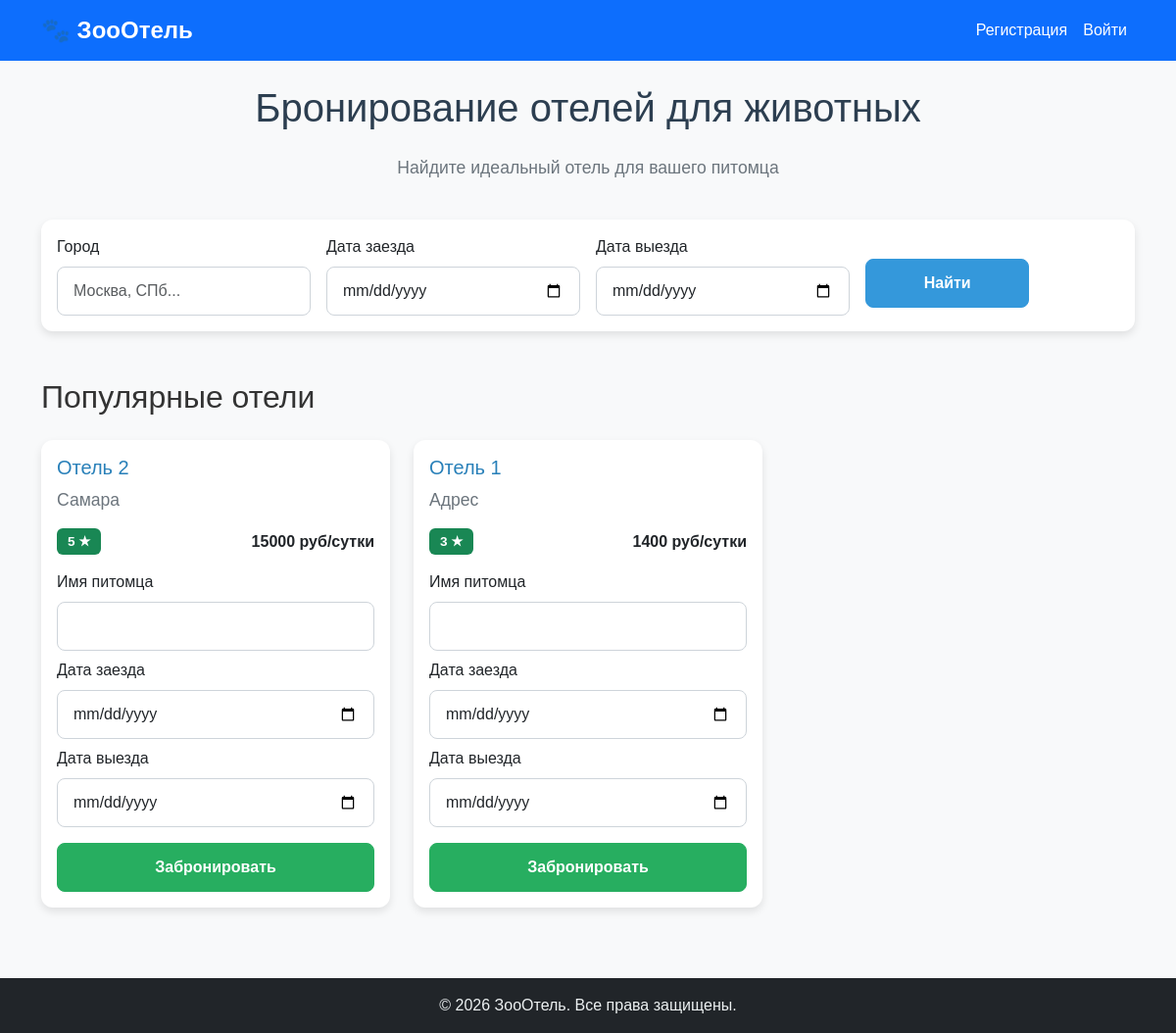
Before: / with the older database file.
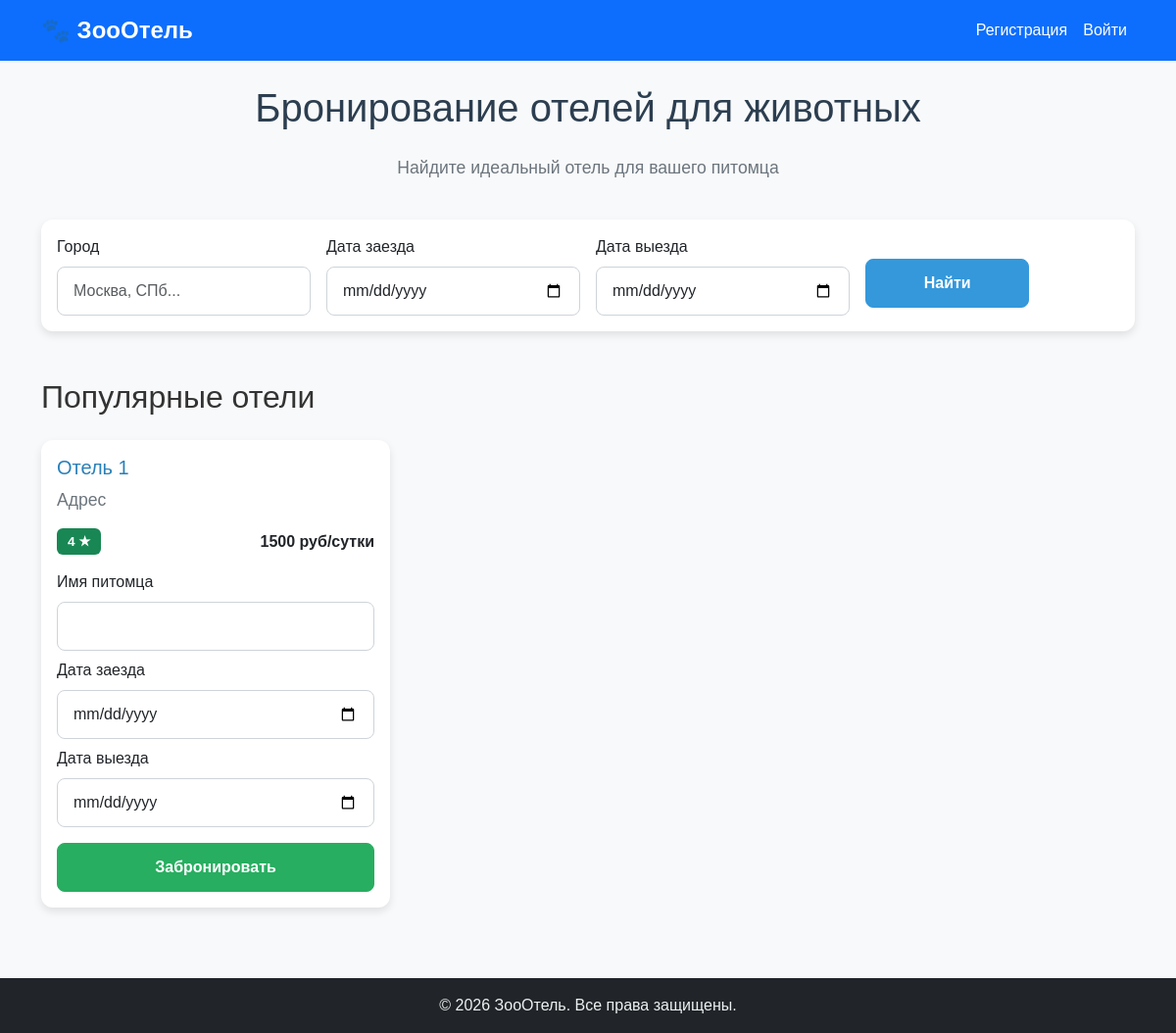
After: the same page with the newer database file.
### data/hotels.py (models this page shows, shortened)
class Hotel(SqlAlchemyBase, UserMixin, SerializerMixin):
    __tablename__ = 'hotels'
    id = sqlalchemy.Column(sqlalchemy.Integer,
                           primary_key=True, autoincrement=True)
    title = sqlalchemy.Column(sqlalchemy.String, nullable=False)
    description = sqlalchemy.Column(sqlalchemy.String, nullable=True)
    city = sqlalchemy.Column(sqlalchemy.String, nullable=False)
    location = sqlalchemy.Column(sqlalchemy.String, nullable=False)
    stars = sqlalchemy.Column(sqlalchemy.Integer, default=0)
    price = sqlalchemy.Column(sqlalchemy.Integer, nullable=False)
    user_id = sqlalchemy.Column(sqlalchemy.Integer, ForeignKey('users.id'), nullable=False)
    reservations_id = sqlalchemy.Column(sqlalchemy.Integer, ForeignKey('reservations.id'), nullable=True)
    user = relationship('User', back_populates='hotel')
    review = relationship('Review', back_populates='hotel')

### app.py (the view)
    @app.route('/', methods=['GET', 'POST'])
    def index():
        search_query = request.form.get('city', '')
        db_sess = db_session.create_session()
        try:
            if search_query:
                city = request.form.get('city')
                check_in = request.form.get('check_in')
                check_out = request.form.get('check_out')
                hotels = db_sess.query(Hotel).filter(city == Hotel.city).all()
            else:
                hotels = db_sess.query(Hotel).order_by(desc(Hotel.stars)).all()
            return render_template('index.html', hotels=hotels)
        finally:
            db_sess.close()

### data/db_session.py (called while the page is built)
def create_session() -> Session:
    global __factory
    return __factory()

### templates/index.html (shortened to what this page needs)
{% extends "base.html" %}
{% block content %}
<div class="row mb-4">
    <div class="col-12">
        <h1 class="text-center mb-4">Бронирование отелей для животных</h1>
        <p class="text-center text-muted">Найдите идеальный отель для вашего питомца</p>
    </div>
</div>
<div class="card mb-5">
    <div class="card-body">
        <form method="GET" class="row g-3">
            <div class="col-md-3">
                <label for="city" class="form-label">Город</label>
                <input type="text" class="form-control" id="city" placeholder="Москва, СПб...">
            </div>
            <div class="col-md-3">
                <label for="check_in" class="form-label">Дата заезда</label>
                <input type="date" class="form-control" id="check_in">
            </div>
            <div class="col-md-3">
                <label for="check_out" class="form-label">Дата выезда</label>
                <input type="date" class="form-control" id="check_out">
            </div>
            <div class="col-md-2">
                <button type="submit" class="btn btn-primary w-100 mt-4">Найти</button>
            </div>
        </form>
    </div>
</div>
<h2 class="mb-4">Популярные отели</h2>
<div class="row">
    {% for hotel in hotels %}
    <div class="col-md-4 mb-4">
        <div class="card h-100">
            <div class="card-body">
                <h5 class="card-title">{{ hotel.title }}</h5>
                <p class="card-text text-muted">{{ hotel.location }}</p>
                <div class="d-flex justify-content-between align-items-center mb-3">
                    <span class="badge bg-success">{{ hotel.stars }} ★</span>
            <span class="fw-bold">{{ hotel.price }} руб/сутки</span>
                </div>
                <form method="POST" action="{{ url_for('index') }}">
            <div class="mb-2">
                <label class="form-label">Имя питомца</label>
                <input type="text" name="pet_name" class="form-control" required>
            </div>
            <div class="mb-2">
                <label class="form-label">Дата заезда</label>
                <input type="date" name="check_in" class="form-control" required>
            </div>
            <div class="mb-3">
                <label class="form-label">Дата выезда</label>
                <input type="date" name="check_out" class="form-control" required>
            </div>
            <button type="submit" class="btn btn-success w-100">Забронировать</button>
                </form>
            </div>
        </div>
    </div>
    {% endfor %}
</div>
{% endblock %}

### templates/base.html (shortened to what this page needs)
<!DOCTYPE html>
<html lang="ru">
<head>
    <link href="https://cdn.jsdelivr.net/npm/bootstrap@5.3.0/dist/css/bootstrap.min.css" rel="stylesheet">
    <link rel="stylesheet" href="{{ url_for('static', filename='style.css') }}">
</head>
<body>
    <nav class="navbar navbar-expand-lg navbar-dark bg-primary">
        <div class="container">
            <a class="navbar-brand" href="{{ url_for('index') }}">🐾 ЗооОтель</a>
            <div class="collapse navbar-collapse" id="navbarNav">
                {% if current_user.is_authenticated %}
                <ul class="navbar-nav ms-auto">
                    <li class="nav-item">
                        <a class="navbar-brand" href="{{ url_for('profile') }}">{{ current_user.name }}</a>
                    </li>
                    <li class="nav-item">
                        <a class="navbar-brand" href="/logout">Выйти</a>
                    </li>
                </ul>
                {% else %}
                <ul class="navbar-nav ms-auto">
                    <li class="nav-item">
                        <a class="nav-link" href="{{ url_for('register') }}">Регистрация</a>
                    </li>
                    <li class="nav-item">
                        <a class="nav-link" href="{{ url_for('login') }}">Войти</a>
                    </li>
                </ul>
                {% endif %}
            </div>
        </div>
    </nav>
    <main class="container my-4">
        {% block content %}{% endblock %}
    </main>
    <footer class="bg-dark text-white text-center py-3 mt-5">
        <div class="container">
            <p>&copy; 2026 ЗооОтель. Все права защищены.</p>
        </div>
    </footer>
</body>
</html>

### static/style.css (style rules this page uses)
body { background-color: #f8f9fa; color: #333; font-family: 'Arial', sans-serif; }
.navbar-brand { font-weight: bold; font-size: 1.5rem; }
.navbar-nav .nav-link { color: white !important; transition: color 0.3s; }
h1 { color: #2c3e50; margin-bottom: 1rem; }
p.text-muted { color: #6c757d !important; font-size: 1.1rem; }
.card { border: none; border-radius: 12px; box-shadow: 0 4px 8px rgba(0, 0, 0, 0.1); transition: transform 0.3s, box-shadow 0.3s; background-color: white; }
.card-title { color: #2980b9; font-size: 1.25rem; margin-bottom: 0.5rem; }
.card-text { color: #7f8c8d; margin-bottom: 1rem; }
.badge { font-size: 0.85rem; padding: 0.5em 0.8em; }
.form-control, .form-select { border-radius: 8px; border: 1px solid #ced4da; padding: 0.75rem 1rem; }
.btn { border-radius: 8px; font-weight: 600; padding: 0.75rem 1.5rem; transition: all 0.3s; }
.btn-primary { background-color: #3498db; border-color: #3498db; }
.btn-success { background-color: #27ae60; border-color: #27ae60; }
footer { background-color: #2c3e50; padding-top: 2rem; padding-bottom: 2rem; }
footer p { margin-bottom: 0; color: #ecf0f1; }

Changed rows visible on the page:
removed Hotel: title "Отель 2", location "Самара", stars "5", price "15000"
changed Hotel "Отель 1": stars "3" → "4"; price "1400" → "1500"
